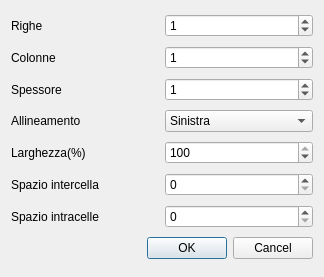
<?xml version="1.0" encoding="UTF-8"?>
<ui version="4.0">
 <class>tableprop</class>
 <widget class="QDialog" name="tableprop">
  <property name="geometry">
   <rect>
    <x>0</x>
    <y>0</y>
    <width>324</width>
    <height>277</height>
   </rect>
  </property>
  <property name="windowTitle">
   <string>Tabella</string>
  </property>
  <layout class="QGridLayout" name="gridLayout">
   <item row="0" column="0">
    <widget class="QLabel" name="label">
     <property name="text">
      <string>Righe</string>
     </property>
    </widget>
   </item>
   <item row="0" column="1">
    <widget class="QSpinBox" name="spinRow">
     <property name="value">
      <number>1</number>
     </property>
    </widget>
   </item>
   <item row="1" column="0">
    <widget class="QLabel" name="label_2">
     <property name="text">
      <string>Colonne</string>
     </property>
    </widget>
   </item>
   <item row="1" column="1">
    <widget class="QSpinBox" name="spinCol">
     <property name="value">
      <number>1</number>
     </property>
    </widget>
   </item>
   <item row="8" column="0" colspan="2">
    <widget class="QDialogButtonBox" name="buttonBox">
     <property name="orientation">
      <enum>Qt::Horizontal</enum>
     </property>
     <property name="standardButtons">
      <set>QDialogButtonBox::Cancel|QDialogButtonBox::Ok</set>
     </property>
    </widget>
   </item>
   <item row="2" column="0">
    <widget class="QLabel" name="label_3">
     <property name="text">
      <string>Spessore</string>
     </property>
    </widget>
   </item>
   <item row="2" column="1">
    <widget class="QSpinBox" name="spinBorder">
     <property name="value">
      <number>1</number>
     </property>
    </widget>
   </item>
   <item row="3" column="1">
    <widget class="QComboBox" name="comboAlign">
     <item>
      <property name="text">
       <string>Sinistra</string>
      </property>
     </item>
     <item>
      <property name="text">
       <string>Centrato</string>
      </property>
     </item>
     <item>
      <property name="text">
       <string>Destra</string>
      </property>
     </item>
    </widget>
   </item>
   <item row="3" column="0">
    <widget class="QLabel" name="label_4">
     <property name="text">
      <string>Allineamento</string>
     </property>
    </widget>
   </item>
   <item row="4" column="1">
    <widget class="QSpinBox" name="spinWidth">
     <property name="maximum">
      <number>100</number>
     </property>
     <property name="value">
      <number>100</number>
     </property>
    </widget>
   </item>
   <item row="4" column="0">
    <widget class="QLabel" name="label_5">
     <property name="text">
      <string>Larghezza(%)</string>
     </property>
    </widget>
   </item>
   <item row="5" column="0">
    <widget class="QLabel" name="label_6">
     <property name="text">
      <string>Spazio intercella</string>
     </property>
    </widget>
   </item>
   <item row="7" column="0">
    <widget class="QLabel" name="label_7">
     <property name="text">
      <string>Spazio intracelle</string>
     </property>
    </widget>
   </item>
   <item row="7" column="1">
    <widget class="QSpinBox" name="spinCellSpacing"/>
   </item>
   <item row="5" column="1">
    <widget class="QSpinBox" name="spinCellPadding"/>
   </item>
  </layout>
 </widget>
 <resources/>
 <connections>
  <connection>
   <sender>buttonBox</sender>
   <signal>accepted()</signal>
   <receiver>tableprop</receiver>
   <slot>accept()</slot>
   <hints>
    <hint type="sourcelabel">
     <x>248</x>
     <y>254</y>
    </hint>
    <hint type="destinationlabel">
     <x>157</x>
     <y>274</y>
    </hint>
   </hints>
  </connection>
  <connection>
   <sender>buttonBox</sender>
   <signal>rejected()</signal>
   <receiver>tableprop</receiver>
   <slot>reject()</slot>
   <hints>
    <hint type="sourcelabel">
     <x>316</x>
     <y>260</y>
    </hint>
    <hint type="destinationlabel">
     <x>286</x>
     <y>274</y>
    </hint>
   </hints>
  </connection>
 </connections>
</ui>
